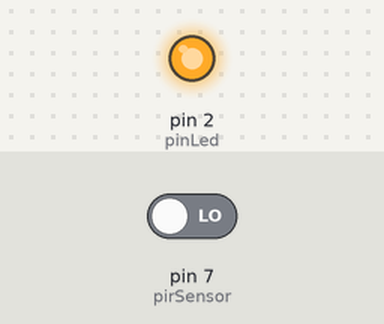
A sketch run on a simulated Arduino Uno, built with avr-gcc and run on an emulated ATmega328P. Parts: output pins drawn as LEDs (lit = HIGH). The inputs (shaded band) are chosen by the test bench; at power-on: pin 7 (pirSensor) LOW.

Above: at 0.1 s.
At 79.6 s:
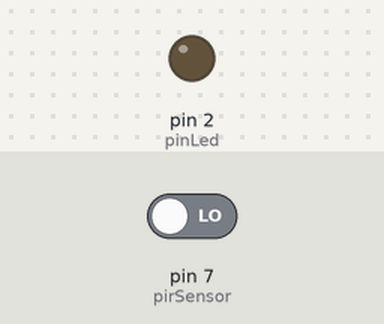
Timing chart, 0 to 81.1 s (numbered marks = the images above):
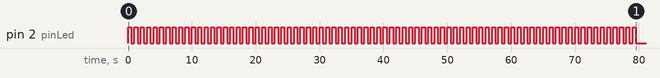

The sketch:

sensorPirMovimiento.ino
```cpp
int pirSensor = 7;
int pinLed = 2;

void setup(){
	pinMode(pirSensor, INPUT);
  pinMode(pinLed, OUTPUT);
	for(int i = 0; i<80;i++){
		digitalWrite(pinLed, HIGH);
		delay(500);
		digitalWrite(pinLed, LOW);
		delay(500);
	}
}
void loop(){
	bool motion = digitalRead(pirSensor);
	if(motion){
		digitalWrite(pinLed, HIGH);
		delay(100);
		digitalWrite(pinLed, LOW);
	}
}
```
